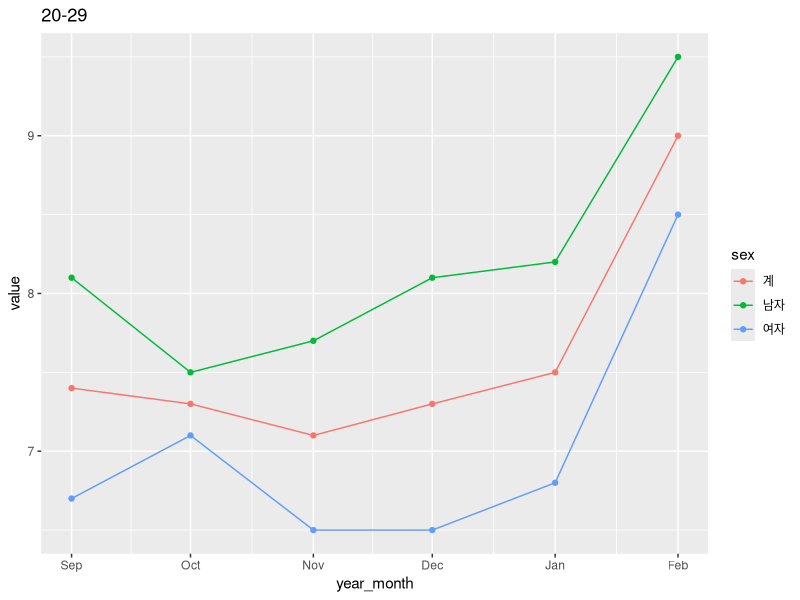
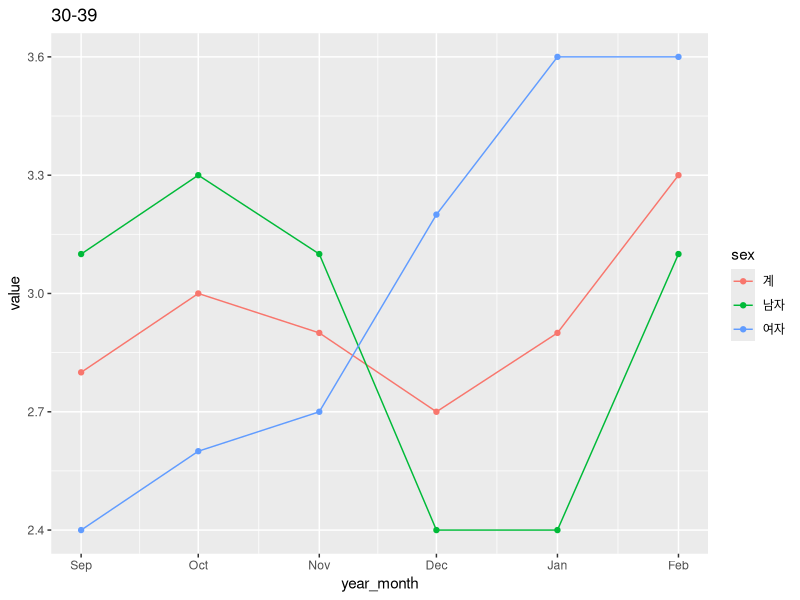
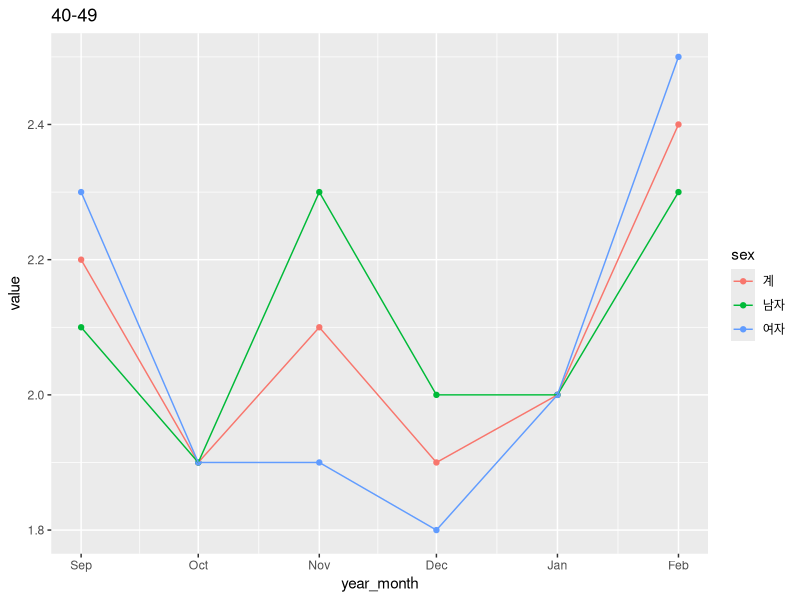
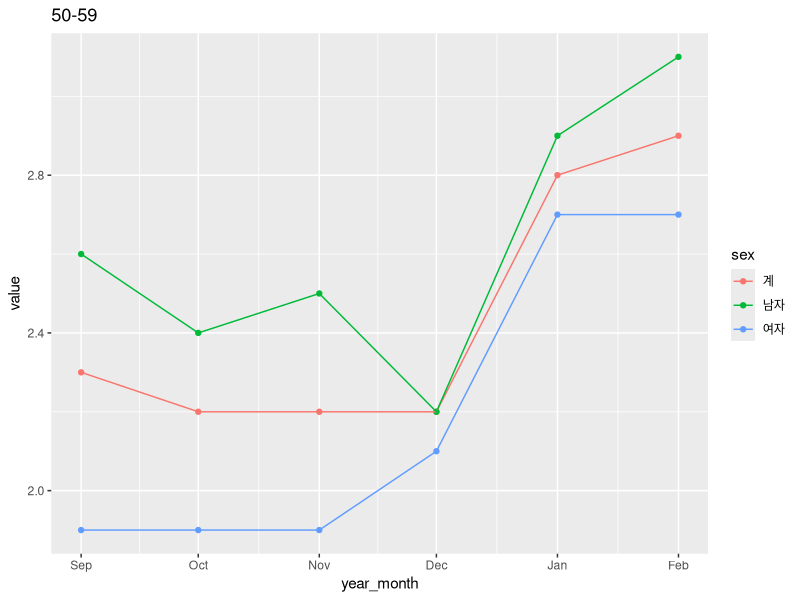
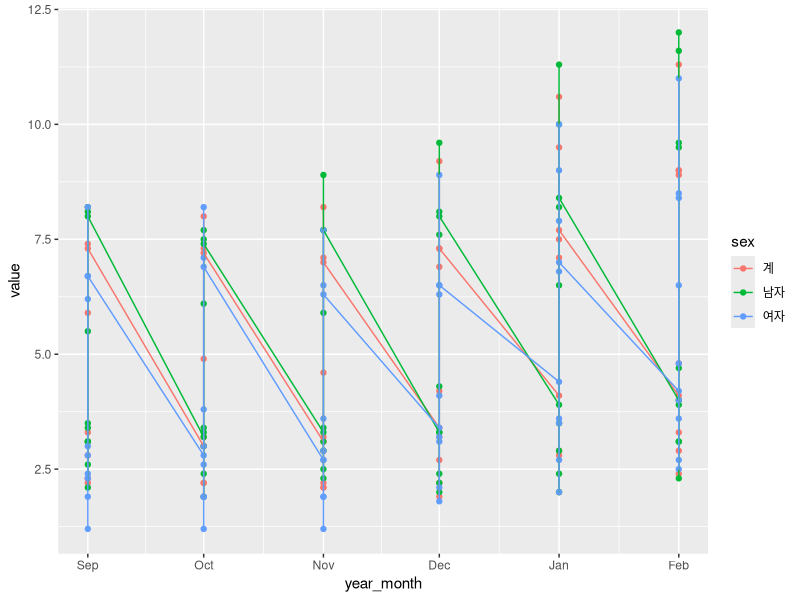

Generate these figures, in order, with R:
getwd()
setwd("/Users/cpprhtn/Desktop/R_study")
raw_df <- read.csv("unemployment_rate.csv",header = T, fileEncoding = 'CP949')
#한글 내용시 인코딩 필요
raw_df
head(raw_df)
summary(raw_df)



#Reshape
library(tidyr)
library(reshape2)
library(ggplot2)
df_m <- melt(raw_df, id.var = c("성별","연령계층별"))
head(df_m)

#Cleaning
df_m$year = substr(df_m$variable,2,5)
df_m$month = substr(df_m$variable,8,9)
df_m$year_month = paste(df_m$year, df_m$month, sep = "-")
df_m$year_month = as.Date(paste(df_m$year_month, "-01",sep = ""))

df_select = df_m[,c("성별", "연령계층별", "year_month", "value")]
summary(df_select)
tail(df_select)


#remove NA rows
#df_cleaned = df_select[complete.cases(df_select),]
df_cleaned = df_select
colnames(df_cleaned) = c("sex", "age_group", "year_month", "value")
levels(df_cleaned$sex)[1]="Total"
levels(df_cleaned$sex)[2]="Male"
levels(df_cleaned$sex)[3]="Female"
levels(df_cleaned$age_group)
df_cleaned$new_age_group = gsub("세|이상", "", df_cleaned$age_group)
df_cleaned$new_age_group = gsub("계", "Total", df_cleaned$new_age_group)
#gsub("x","y",col) x라는 철자를 모두 y로 바꾼다
df_final = df_cleaned[,c("sex","new_age_group","year_month","value")]
head(df_final)

df_20s = df_final[which(df_final$new_age_group=="20 - 29"),]
df_30s = df_final[which(df_final$new_age_group=="30 - 39"),]
df_40s = df_final[which(df_final$new_age_group=="40 - 49"),]
df_50s = df_final[which(df_final$new_age_group=="50 - 59"),]

plotF <- function(df, title){
  ggplot(df, aes(x=year_month, y=value,group=sex,colour=sex))+
    geom_point()+geom_line()+ggtitle(title)
}

plotF(df_20s,"20-29")
plotF(df_30s,"30-39")
plotF(df_40s,"40-49")
plotF(df_50s,"50-59")


ggplot(df_final, aes(x=year_month, y=value, group=sex,colour=sex)) + geom_point() + geom_line()
